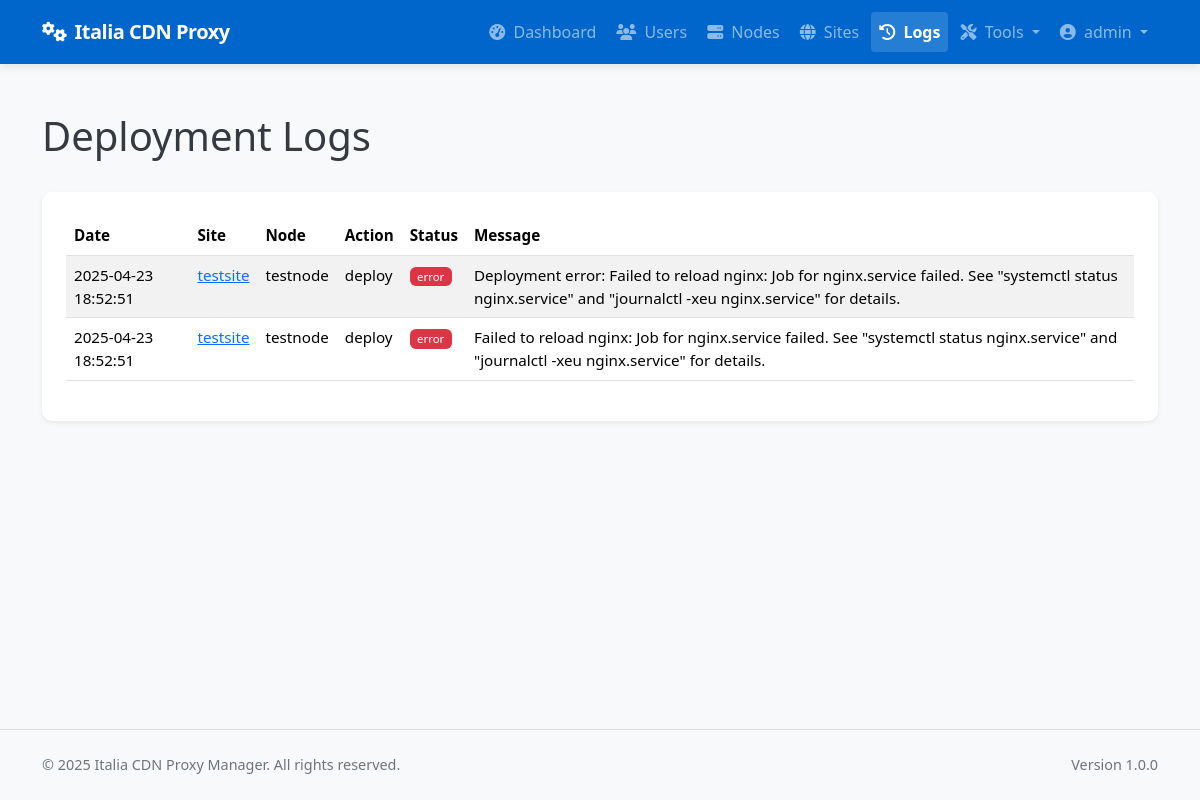
The page /admin/logs (signed in) on the database its author committed.
### app/models/models.py (models this page shows, shortened)
class User(db.Model):
    __tablename__ = 'users'
    id = db.Column(db.Integer, primary_key=True)
    username = db.Column(db.String(64), unique=True, index=True, nullable=False)
    email = db.Column(db.String(120), unique=True, index=True, nullable=False)
    password_hash = db.Column(db.String(128), nullable=False)
    role = db.Column(db.String(20), nullable=False, default='client')  # 'admin' or 'client'
    is_active = db.Column(db.Boolean, default=True)
    created_at = db.Column(db.DateTime, default=datetime.utcnow)
    last_login = db.Column(db.DateTime, nullable=True)
    sites = db.relationship('Site', backref='owner', lazy='dynamic')
    def is_admin(self):
        return self.role == 'admin'

class DeploymentLog(db.Model):
    __tablename__ = 'deployment_logs'
    id = db.Column(db.Integer, primary_key=True)
    site_id = db.Column(db.Integer, db.ForeignKey('sites.id'), nullable=False)
    node_id = db.Column(db.Integer, db.ForeignKey('nodes.id'), nullable=False)
    user_id = db.Column(db.Integer, db.ForeignKey('users.id'), nullable=True)  # Who performed the action
    action = db.Column(db.String(64), nullable=False)  # deploy, update, remove, ssl_renew, discovery, rollback
    status = db.Column(db.String(20), nullable=False)  # success, error
    message = db.Column(db.Text, nullable=True)
    created_at = db.Column(db.DateTime, default=datetime.utcnow)
    site = db.relationship('Site', backref=db.backref('deployment_logs', lazy='dynamic'))
    node = db.relationship('Node', backref=db.backref('deployment_logs', lazy='dynamic'))
    user = db.relationship('User', backref=db.backref('deployment_logs', lazy='dynamic'))

class Site(db.Model):
    __tablename__ = 'sites'
    id = db.Column(db.Integer, primary_key=True)
    name = db.Column(db.String(64), nullable=False)
    domain = db.Column(db.String(255), unique=True, nullable=False)
    protocol = db.Column(db.String(10), nullable=False, default='https')  # http or https
    origin_protocol = db.Column(db.String(10), nullable=False, default='http')  # http or https for origin
    origin_address = db.Column(db.String(255), nullable=False)  # Backend server address
    origin_port = db.Column(db.Integer, nullable=False)
    user_id = db.Column(db.Integer, db.ForeignKey('users.id'), nullable=True)  # Allow null for discovered sites
    is_active = db.Column(db.Boolean, default=True)
    is_blocked = db.Column(db.Boolean, default=False)
    is_discovered = db.Column(db.Boolean, default=False)  # Whether this site was discovered from node
    use_waf = db.Column(db.Boolean, default=False)
    force_https = db.Column(db.Boolean, default=True)  # New column to force HTTP to HTTPS redirect
    enable_cache = db.Column(db.Boolean, default=True)
    cache_time = db.Column(db.Integer, default=3600)  # Cache time in seconds, default 1 hour
    cache_static_time = db.Column(db.Integer, default=86400)  # Cache time for static assets in seconds, default 1 day
    custom_cache_rules = db.Column(db.Text, nullable=True)  # Custom cache rules in Nginx format
    cache_browser_time = db.Column(db.Integer, default=3600)  # Browser cache time in seconds, default 1 hour
    created_at = db.Column(db.DateTime, default=datetime.utcnow)
    updated_at = db.Column(db.DateTime, default=datetime.utcnow, onupdate=datetime.utcnow)
    custom_config = db.Column(db.Text, nullable=True)  # Additional Nginx configuration
    site_nodes = db.relationship('SiteNode', backref='site', lazy='dynamic')
    ssl_certificates = db.relationship('SSLCertificate', backref='site', lazy='dynamic')
    config_versions = db.relationship('ConfigVersion', backref='site', lazy='dynamic')

class Node(db.Model):
    __tablename__ = 'nodes'
    id = db.Column(db.Integer, primary_key=True)
    name = db.Column(db.String(64), unique=True, nullable=False)
    ip_address = db.Column(db.String(45), nullable=False)  # IPv4 or IPv6
    ssh_port = db.Column(db.Integer, default=22)
    ssh_user = db.Column(db.String(64), nullable=False)
    ssh_key_path = db.Column(db.String(256), nullable=True)  # Path to SSH key file
    _ssh_password = db.Column('ssh_password', db.String(256), nullable=True)  # Encrypted password (if using password auth)
    is_active = db.Column(db.Boolean, default=True)
    is_discovered = db.Column(db.Boolean, default=False)  # Whether this node was discovered from YAML
    created_at = db.Column(db.DateTime, default=datetime.utcnow)
    updated_at = db.Column(db.DateTime, default=datetime.utcnow, onupdate=datetime.utcnow)
    nginx_config_path = db.Column(db.String(256), default='/etc/nginx/conf.d')
    nginx_reload_command = db.Column(db.String(256), default='sudo systemctl reload nginx')
    detected_nginx_path = db.Column(db.String(256), nullable=True)  # Store detected nginx path
    site_nodes = db.relationship('SiteNode', backref='node', lazy='dynamic')
    @property
    def ssh_password(self):
        """Decrypt password when accessed"""
        from cryptography.fernet import Fernet
        from flask import current_app
        if not self._ssh_password:
            return None
        try:
            key = current_app.config.get('PASSWORD_ENCRYPTION_KEY', 'fallback_key_for_development_only').encode()
            key = key.ljust(32)[:32]
            cipher = Fernet(Fernet.generate_key()) if len(key) < 32 else Fernet(key)
            decrypted = cipher.decrypt(self._ssh_password.encode())
            return decrypted.decode()
        except Exception as e:
            import logging
            logging.error(f"Error decrypting SSH password: {str(e)}")
            return None
    @ssh_password.setter
    def ssh_password(self, password):
        """Encrypt password when set"""
        if not password:
            self._ssh_password = None
            return
        from cryptography.fernet import Fernet
        from flask import current_app
        try:
            key = current_app.config.get('PASSWORD_ENCRYPTION_KEY', 'fallback_key_for_development_only').encode()
            key = key.ljust(32)[:32]
            cipher = Fernet(Fernet.generate_key()) if len(key) < 32 else Fernet(key)
            encrypted = cipher.encrypt(password.encode())
            self._ssh_password = encrypted.decode()
        except Exception as e:
            import logging
            logging.error(f"Error encrypting SSH password: {str(e)}")
            self._ssh_password = None

### app/controllers/admin.py (the view)
@admin.route('/logs')
@login_required
@admin_required
def deployment_logs():
    logs = DeploymentLog.query.order_by(DeploymentLog.created_at.desc()).all()
    return render_template('admin/logs.html', logs=logs)

### app/models/__init__.py (called while the page is built)
@login_manager.user_loader
def load_user(user_id):
    return User.query.get(int(user_id))

### app/services/access_control.py (called while the page is built)
def admin_required(f):
    @wraps(f)
    def decorated_function(*args, **kwargs):
        if not current_user.is_admin():
            flash('You need admin privileges to access this page.', 'error')
            return abort(403)
        return f(*args, **kwargs)
    return decorated_function

### app/templates/admin/logs.html (shortened to what this page needs)
{% extends 'base.html' %}
{% block content %}
<div class="container py-4">
    <div class="d-flex justify-content-between align-items-center mb-4">
        <h1>Deployment Logs</h1>
    </div>
    <div class="card shadow-sm">
        <div class="card-body">
            {% if logs %}
                <div class="table-responsive">
                    <table class="table table-striped table-hover">
                        <thead>
                            <tr>
                                <th>Date</th>
                                <th>Site</th>
                                <th>Node</th>
                                <th>Action</th>
                                <th>Status</th>
                                <th>Message</th>
                            </tr>
                        </thead>
                        <tbody>
                            {% for log in logs %}
                            <tr>
                                <td>{{ log.created_at.strftime('%Y-%m-%d %H:%M:%S') }}</td>
                                <td>
                                    <a href="{{ url_for('admin.view_site', site_id=log.site_id) }}">
                                        {{ log.site.name }}
                                    </a>
                                </td>
                                <td>{{ log.node.name }}</td>
                                <td>{{ log.action }}</td>
                                <td>
                                    <span class="badge bg-{{ 'success' if log.status == 'success' else 'danger' }}">
                                        {{ log.status }}
                                    </span>
                                </td>
                                <td>{{ log.message }}</td>
                            </tr>
                            {% endfor %}
                        </tbody>
                    </table>
                </div>
            {% else %}
                <div class="alert alert-info">
                    No deployment logs found.
                </div>
            {% endif %}
        </div>
    </div>
</div>
{% endblock %}

### app/templates/base.html (shortened to what this page needs)
<!DOCTYPE html>
<html lang="en">
<head>
    <link href="https://cdn.jsdelivr.net/npm/bootstrap@5.3.2/dist/css/bootstrap.min.css" rel="stylesheet">
    <link rel="stylesheet" href="https://cdnjs.cloudflare.com/ajax/libs/font-awesome/6.4.2/css/all.min.css">
</head>
<body>
    <header>
        <nav class="navbar navbar-expand-lg navbar-dark bg-primary">
            <div class="container">
                <a class="navbar-brand" href="/">
                    <i class="fas fa-cogs me-2"></i>Italia CDN Proxy
                </a>
                <div class="collapse navbar-collapse" id="navbarNav">
                    <ul class="navbar-nav ms-auto">
                        {% if current_user.is_authenticated %}
                            {% if current_user.is_admin() %}
                                <li class="nav-item">
                                    <a class="nav-link {% if request.endpoint == 'admin.dashboard' %}active{% endif %}" href="{{ url_for('admin.dashboard') }}">
                                        <i class="fas fa-tachometer-alt me-1"></i> Dashboard
                                    </a>
                                </li>
                                <li class="nav-item">
                                    <a class="nav-link {% if 'admin.list_users' in request.endpoint %}active{% endif %}" href="{{ url_for('admin.list_users') }}">
                                        <i class="fas fa-users me-1"></i> Users
                                    </a>
                                </li>
                                <li class="nav-item">
                                    <a class="nav-link {% if 'admin.list_nodes' in request.endpoint %}active{% endif %}" href="{{ url_for('admin.list_nodes') }}">
                                        <i class="fas fa-server me-1"></i> Nodes
                                    </a>
                                </li>
                                <li class="nav-item">
                                    <a class="nav-link {% if 'admin.list_sites' in request.endpoint %}active{% endif %}" href="{{ url_for('admin.list_sites') }}">
                                        <i class="fas fa-globe me-1"></i> Sites
                                    </a>
                                </li>
                                <li class="nav-item">
                                    <a class="nav-link {% if request.endpoint == 'admin.deployment_logs' %}active{% endif %}" href="{{ url_for('admin.deployment_logs') }}">
                                        <i class="fas fa-history me-1"></i> Logs
                                    </a>
                                </li>
                                <li class="nav-item dropdown">
                                    <a class="nav-link dropdown-toggle" href="#" id="adminToolsDropdown" role="button" data-bs-toggle="dropdown" aria-expanded="false">
                                        <i class="fas fa-tools me-1"></i> Tools
                                    </a>
                                </li>
                            {% endif %}
                            <li class="nav-item dropdown">
                                <a class="nav-link dropdown-toggle" href="#" id="userDropdown" role="button" data-bs-toggle="dropdown" aria-expanded="false">
                                    <i class="fas fa-user-circle me-1"></i> {{ current_user.username }}
                                </a>
                            </li>
                        {% endif %}
                    </ul>
                </div>
            </div>
        </nav>
    </header>
    <main>
        {% block content %}{% endblock %}
    </main>
    <footer class="bg-light py-4 mt-auto border-top">
        <div class="container">
            <div class="row">
                <div class="col-md-6 text-center text-md-start">
                    <p class="mb-0">&copy; 2025 Italia CDN Proxy Manager. All rights reserved.</p>
                </div>
                <div class="col-md-6 text-center text-md-end">
                    <p class="mb-0">Version 1.0.0</p>
                </div>
            </div>
        </div>
    </footer>
</body>
</html>

### app/templates/base.html (style rules this page uses)
:root { --primary-color: #0066CC; --primary-dark: #0052a3; --success-color: #198754; --info-color: #0dcaf0; --warning-color: #ffc107; --danger-color: #dc3545; }
body { min-height: 100vh; display: flex; flex-direction: column; background-color: #f8f9fa; color: #343a40; }
main { flex: 1; padding: 1.5rem 0; }
.navbar-brand { font-weight: 700; letter-spacing: -0.5px; }
.navbar { box-shadow: 0 2px 10px rgba(0, 0, 0, 0.1); padding: 0.75rem 1rem; }
.nav-link { font-weight: 500; transition: all 0.2s ease; padding: 0.5rem 1rem; border-radius: 4px; margin: 0 0.125rem; }
.card { border-radius: 0.625rem; box-shadow: 0 4px 12px rgba(0, 0, 0, 0.05); border: none; margin-bottom: 1.75rem; overflow: hidden; transition: transform 0.2s, box-shadow 0.2s; }
.card-body { padding: 1.5rem; }
.bg-primary { background-color: var(--primary-color) !important; }
.table { font-size: 0.95rem; }
.table th { font-weight: 600; border-top: none; }
.table-striped tbody tr:nth-of-type(odd) { background-color: rgba(0, 0, 0, 0.02); }
.badge { font-weight: 500; padding: 0.35em 0.65em; }
.nav-link.active { font-weight: 600; background-color: rgba(255, 255, 255, 0.15); }
footer { font-size: 0.9rem; color: #6c757d; }

### rows shown on the page
User: username "admin"
DeploymentLog: created_at "2025-04-23 18:52:51", site.name "testsite", node.name "testnode", action "deploy", status "error", message "Deployment error: Failed to reload nginx: Job for nginx.service failed. See \"systemctl status nginx.service\" and \"journalctl -xeu nginx.service\" for details."
DeploymentLog: created_at "2025-04-23 18:52:51", site.name "testsite", node.name "testnode", action "deploy", status "error", message "Failed to reload nginx: Job for nginx.service failed. See \"systemctl status nginx.service\" and \"journalctl -xeu nginx.service\" for details."
